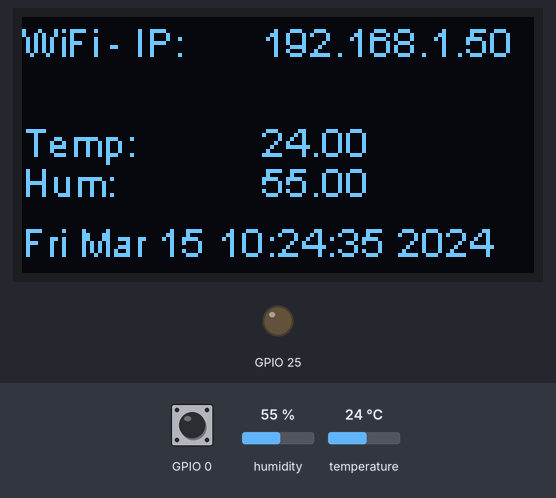
A program run on a simulated ESP32-S3. Shown: 128×64 one-colour display, output pins drawn as LEDs (lit = HIGH). The test bench sets the inputs (shaded band); at power-on: humidity 55 %, temperature 24 °C, GPIO 0 HIGH. WiFi joins after 1.5 s; servers stay silent unless stated; the local clock reads 2024-03-15 10:24:30 at power-on unless the program sets it; random numbers use the default seed unless the program sets one; what the program prints to the serial monitor is not drawn.

Above: at 6.9 s.
7.0 s: humidity set to 22 %
At 9.2 s:
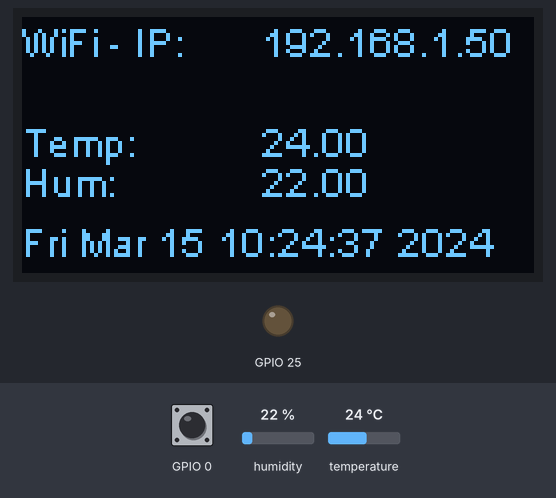
11.3 s: temperature set to 12 °C
At 12.3 s:
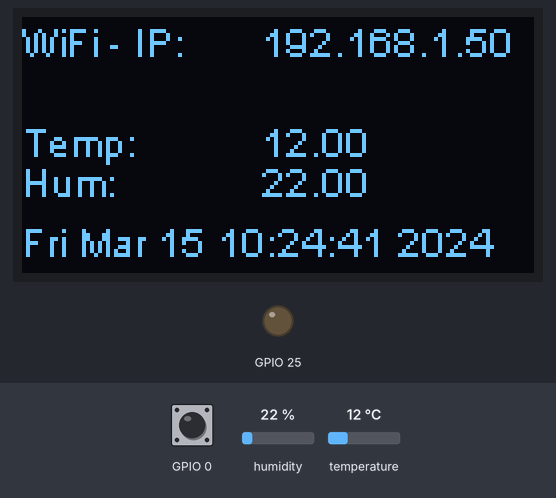
15.4 s: humidity set to 40 %
At 16.7 s:
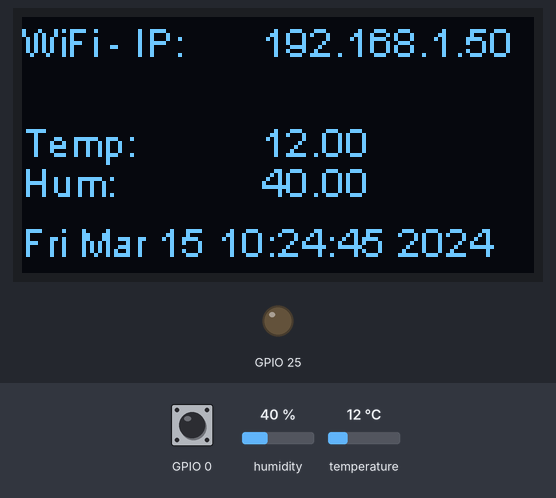
19.4 s: temperature set to 19 °C
At 21.0 s:
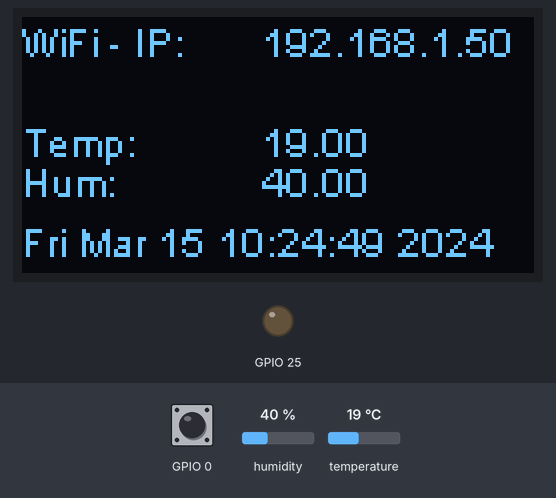
Timing chart, 0 to 22.5 s (numbered marks = the images above; inputs shaded):
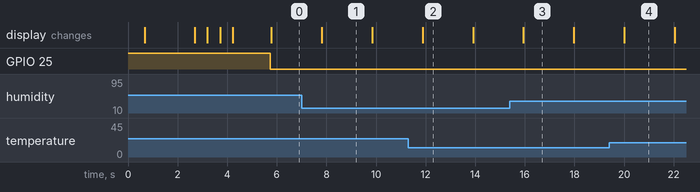

Measured:
- what the display in image 1 shows lasts 2.0 s, from 7.8 s to 9.8 s

The program:

main.cpp
```cpp
// NVH's Temperature and Humidity Sensor
// Author: NVH
//
// Notes:
// - This is a simple temperature and humidity sensor that uses a DHT22 sensor and a Heltec Wifi Kit 32
// - to update boot logo use GNU Image Manipulation Program with xbm type export, then grab the raw hex from that (open in vscode)

#include "heltec.h"
#include "WiFi.h"
#include "bootlogo.h"
#include <WiFiManager.h> // https://github.com/tzapu/WiFiManager
#include "ESPAsyncWebServer.h" // https://github.com/me-no-dev/ESPAsyncWebServer
#include <Adafruit_Sensor.h>
#include <DHT.h>
#include "time.h"

// App constants
const char* VERSION = "0.5.1";
const char* APPNAME = "NVH_TEMP/HUM";

// NTP settings
const char* ntpServer = "pool.ntp.org";
const long  gmtOffset_sec = 0;
const int   daylightOffset_sec = 3600;

#define DHTPIN 40     // Digital pin connected to the DHT sensor -- GPIO40 on diagram

// Uncomment the type of sensor in use:
//#define DHTTYPE    DHT11     // DHT 11
#define DHTTYPE    DHT22     // DHT 22 (AM2302)
//#define DHTTYPE    DHT21     // DHT 21 (AM2301)

// Initialise DHT sensor.
DHT dht(DHTPIN, DHTTYPE);

// Initialise AsyncWebServer object on port 80
AsyncWebServer server(80);

const char index_json[] PROGMEM = R"rawliteral(
{"App":"%APPNAME%","Version":"%VERSION%","Description":"NVH Temperature and Humidity Sensor","SystemTime":"%TIME%","Author":"NVH","Website":"https://novavoidhowl.uk/", "Endpoints": ["/temperature", "/humidity"]}
)rawliteral";

const char temp_json[] PROGMEM = R"rawliteral(
{"App":"%APPNAME%","Version":"%VERSION%","Description":"Temperature Endpoint","Value":"%TEMPERATURE%"}
)rawliteral";

const char hum_json[] PROGMEM = R"rawliteral(
{"App":"%APPNAME%","Version":"%VERSION%","Description":"Humidity Endpoint","Value":"%HUMIDITY%"}
)rawliteral";

String generateRandomString(int length) {
	String characters = "0123456789ABCDEFGHIJKLMNOPQRSTUVWXYZabcdefghijklmnopqrstuvwxyz";
	String randomString;

	for (int i = 0; i < length; i++) {
		int randomIndex = random(0, characters.length()); // generate a random index
		randomString += characters[randomIndex]; // append the random character to the string
	}

	return randomString;
}

String readDHTTemperature()
{
	float t = dht.readTemperature();
	if (isnan(t)) {
		Serial.println("Failed to read from DHT sensor!");
		return "Failed to read from DHT sensor!";
	}
	else
	{
		return String(t);
	}
}

String readDHTHumidity()
{
	float h = dht.readHumidity();
	if (isnan(h)) {
		Serial.println("Failed to read from DHT sensor!");
		return "Failed to read from DHT sensor!";
	}
	else
	{
		return String(h);
	}
}

String getDateTime()
{
	struct tm timeInfo;
	if(!getLocalTime(&timeInfo)){
		Serial.println("Failed to obtain time");
		return String("Failed to obtain time");
	}
	else
	{
		String timeStr = String(asctime(&timeInfo));
		timeStr.trim();
		return timeStr;
	}
}

// Replaces placeholders in HTML with actual values
String processor(const String& var){
  //Serial.println(var);
	if(var == "VERSION"){
		return VERSION;
	}
	if (var == "APPNAME"){
		return APPNAME;
	}
	if (var == "TIME"){
		return getDateTime();
	}

  if(var == "TEMPERATURE"){
    return readDHTTemperature();
  }
  if(var == "HUMIDITY"){
    return readDHTHumidity();
  }
  return String();
}

void logo(){
	Heltec.display -> clear();
	Heltec.display -> drawXbm(0,5,bootlogo_width,bootlogo_height,(const unsigned char *)bootlogo_data);
	Heltec.display -> display();
}

void wifiStatusToDisplay()
{
	if(WiFi.status() == WL_CONNECTED)
	{

		Heltec.display->drawString(0, 0, "WiFi - IP: ");
		Heltec.display->drawString(60, 0, WiFi.localIP().toString());
		Heltec.display -> display();
		//delay(500);
	}
	else
	{
		Heltec.display -> drawString(0, 0, "WiFi Not Connected");
		Heltec.display -> display();
		//while(1);
	}
}

void bootBar(int startupTask, int startupTaskCount)
{
  Heltec.display->drawProgressBar(0, 50, 120, 10, 100 - (100/startupTaskCount * (startupTaskCount - startupTask)));
	Heltec.display->display();
}

void setup()
{

	int startupTaskCount = 3;
	int startupTask = 0;

	pinMode(LED,OUTPUT);
	digitalWrite(LED,HIGH);

	Heltec.begin(true /*DisplayEnable Enable*/, false /*LoRa Enable*/, true /*Serial Enable*/);

	logo();
	delay(600);
	Heltec.display->clear();
	Heltec.display->drawString(0, 0, String(APPNAME) + " Booting");
	Heltec.display->drawString(0, 10, "Version: ");
	Heltec.display->drawString(60, 10, String(VERSION));
	Heltec.display->display();
	bootBar(startupTask, startupTaskCount);
  delay(2000);


	// setup DHT
	dht.begin();
	startupTask = 1;
  bootBar(startupTask, startupTaskCount);
	delay(500);

	WiFi.mode(WIFI_STA); // explicitly set mode, esp defaults to STA+AP
	// it is a good practice to make sure your code sets wifi mode how you want it.
  startupTask = 2;
  bootBar(startupTask, startupTaskCount);
	delay(500);

	//WiFiManager, Local initialisation. Once its business is done, there is no need to keep it around
	WiFiManager wm;
	startupTask = 3;
  bootBar(startupTask, startupTaskCount);
	delay(500);

	// reset settings - wipe stored credentials
	// these are stored by the esp library
	// if GPIO0 is held low during boot, clear the stored settings
	int resetCountdown = 10;
	if (digitalRead(0) == LOW)
	{
		// while GPIO0 stays low carry on with countdown
		while (digitalRead(0) == LOW && resetCountdown > 0)
		{
			Heltec.display->clear();
			Heltec.display->drawString(0, 0, "Resetting WiFi");
			Heltec.display->drawString(0, 10, "Configuration");
			Heltec.display->drawString(0, 20, "in " + String(resetCountdown));
			Heltec.display->drawString(0, 30, "hold button to continue");
			// draw progress bar
			Heltec.display->drawProgressBar(0, 50, 120, 10, 100 - (resetCountdown * 10));
			Heltec.display->display();
			delay(1000);
			resetCountdown--;
		}

		// if countdown has finished, reset settings
		if (resetCountdown == 0)
		{
			Heltec.display->clear();
			Heltec.display->drawString(0, 0, "Resetting WiFi");
			Heltec.display->drawString(0, 10, "Configuration");
			Heltec.display->drawString(0, 20, "Resetting...");
			Heltec.display->display();
			delay(1000);
			wm.resetSettings();
		}
	}


	// create random string for setup password, and print to screen
	String randomCode = generateRandomString(8);
	String randomAP = "NVH_T/H_Setup_" + generateRandomString(4);

	Heltec.display->clear();
	Heltec.display->drawString(0, 0, "WiFi Setup");
	Heltec.display->drawString(0, 10, "Password: ");
	Heltec.display->drawString(60, 10, randomCode);
	Heltec.display->drawString(0, 20, "SSID: ");
	Heltec.display->drawString(0, 30, randomAP);
	Heltec.display->display();


	// Automatically connect using saved credentials,
  // if connection fails, it starts an access point with random name suffix and random password
	// then goes into a blocking loop awaiting configuration and will return success result

	bool res;
	res = wm.autoConnect(randomAP.c_str(), randomCode.c_str()); // password protected ap

	if(!res) {
			Serial.println("Failed to connect");
			Heltec.display->drawString(0, 40, "WiFi Not Connected");
			Heltec.display->display();
			// ESP.restart();
	}
	else {
			//if you get here you have connected to the WiFi
			Serial.println("connected...yeey :)");
			Heltec.display->drawString(0, 40, "WiFi - IP: ");
			Heltec.display->drawString(60, 40, WiFi.localIP().toString());
			Heltec.display->display();
	}

	// Route for root / web page
  server.on("/", HTTP_GET, [](AsyncWebServerRequest *request){
    request->send_P(200, "application/json", index_json, processor);
  });
  server.on("/temperature", HTTP_GET, [](AsyncWebServerRequest *request){
    request->send_P(200, "application/json", temp_json, processor);
  });
  server.on("/humidity", HTTP_GET, [](AsyncWebServerRequest *request){
    request->send_P(200, "application/json", hum_json, processor);
  });
  // Start server
  server.begin();

	// Connect to NTP server
	configTime(gmtOffset_sec, daylightOffset_sec, ntpServer);

	// turn the led off, its very bright
	digitalWrite(LED,LOW);

}

void loop()
{
  // screen stuff
	Heltec.display -> clear();

	wifiStatusToDisplay();
	// if WiFi is not connected, try to reconnect
	if(WiFi.status() != WL_CONNECTED)
	{
		Heltec.display -> drawString(0, 20, "Trying to reconnect..");
		WiFi.reconnect();
		delay(1000);
	}

	//Show temperature and humidity
	Heltec.display -> drawString(0, 25, "Temp: ");
	Heltec.display -> drawString(60, 25, readDHTTemperature());
	Heltec.display -> drawString(0, 35, "Hum: ");
	Heltec.display -> drawString(60, 35, readDHTHumidity());

	//Show time in bottom left
	Heltec.display -> drawString(0, 50, getDateTime());

	// write to display
	Heltec.display -> display();
	delay(2000);
}
```

Source omitted: bootlogo.h (data table, 5764 bytes)
